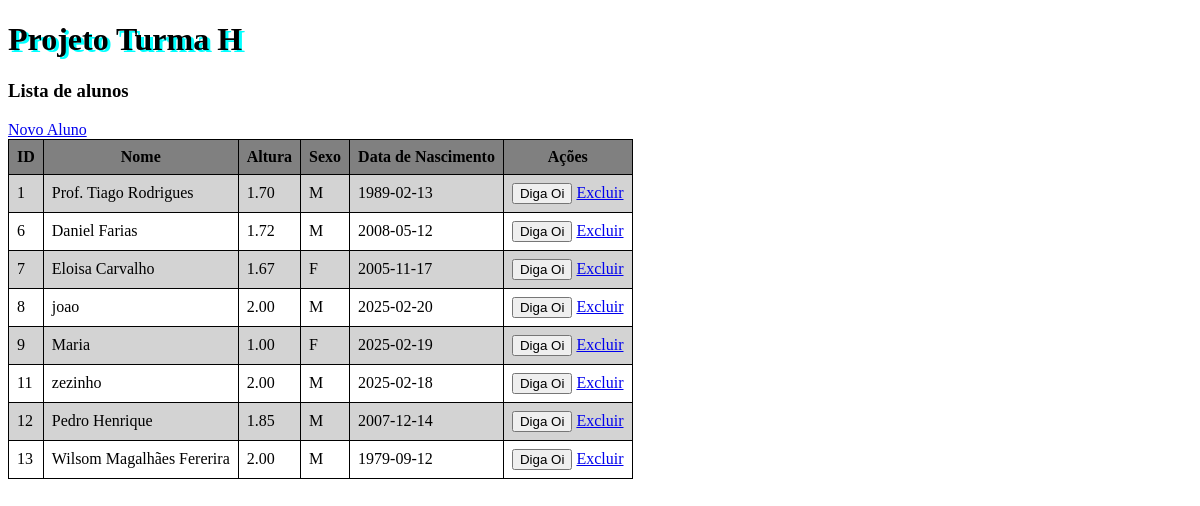
The page / on the database its author committed.
### tables this page shows
CREATE TABLE `aluno` (
  `id` int(11) NOT NULL,
  `nome` varchar(45) DEFAULT NULL,
  `altura` decimal(3,2) DEFAULT NULL,
  `sexo` char(1) DEFAULT NULL,
  `data_nascimento` date DEFAULT NULL,
  `data_cadastro` datetime DEFAULT current_timestamp()
);

### index.php (the view, shortened to what this page needs)
<?php
$conn = new PDO("mysql:host=localhost;dbname=bd_turma_h", "root", "");
$sqlConsultaAlunos = "SELECT * FROM aluno";
$stmt = $conn->prepare($sqlConsultaAlunos);
$stmt->execute();
$stmt->setFetchMode(PDO::FETCH_ASSOC);
?>
<!DOCTYPE html>
<html lang="en">
<head>
    <link rel="stylesheet" href="css/style.css" />
</head>
<body>
    <h1>Projeto Turma H</h1>
    <h3>Lista de alunos</h3>
    <a href="formCadastroAluno.html">Novo Aluno</a>
    <table>
        <tr>
            <th>ID</th>
            <th>Nome</th>
            <th>Altura</th>
            <th>Sexo</th>
            <th>Data de Nascimento</th>
            <th>Ações</th>
        </tr>
        <?php
        while($aluno = $stmt->fetch()){
            echo "<tr>";
            echo "     <td>{$aluno['id']}</td>";
            echo "     <td>{$aluno['nome']}</td>";
            echo "     <td>{$aluno['altura']}</td>";
            echo "     <td>{$aluno['sexo']}</td>";
            echo "     <td>{$aluno['data_nascimento']}</td>";
            echo "     <td>
                            <button onclick=digaOi('".$aluno['nome']."')>Diga Oi</button>
                            <a href='excluirAluno.php?idAluno=".$aluno['id']."'>Excluir</a>
                        </td>";
            echo "</tr>";
        }
        ?>
    </table>
</body>
</html>

### css/style.css (style rules this page uses)
h1 { text-shadow: 3px 2px aqua; }
table, th, td { border: 1px solid black; border-collapse: collapse; }
th, td { padding: 8px; }
th { background-color: gray; }
tr:nth-child(even) { background-color: lightgray; }

### rows shown on the page
aluno: id "1", nome "Prof. Tiago Rodrigues", altura "1.70", sexo "M", data_nascimento "1989-02-13"
aluno: id "6", nome "Daniel Farias", altura "1.72", sexo "M", data_nascimento "2008-05-12"
aluno: id "7", nome "Eloisa Carvalho", altura "1.67", sexo "F", data_nascimento "2005-11-17"
aluno: id "8", nome "joao", altura "2.00", sexo "M", data_nascimento "2025-02-20"
aluno: id "9", nome "Maria", altura "1.00", sexo "F", data_nascimento "2025-02-19"
aluno: id "11", nome "zezinho", altura "2.00", sexo "M", data_nascimento "2025-02-18"
aluno: id "12", nome "Pedro Henrique", altura "1.85", sexo "M", data_nascimento "2007-12-14"
aluno: id "13", nome "Wilsom Magalhães Fererira", altura "2.00", sexo "M", data_nascimento "1979-09-12"
